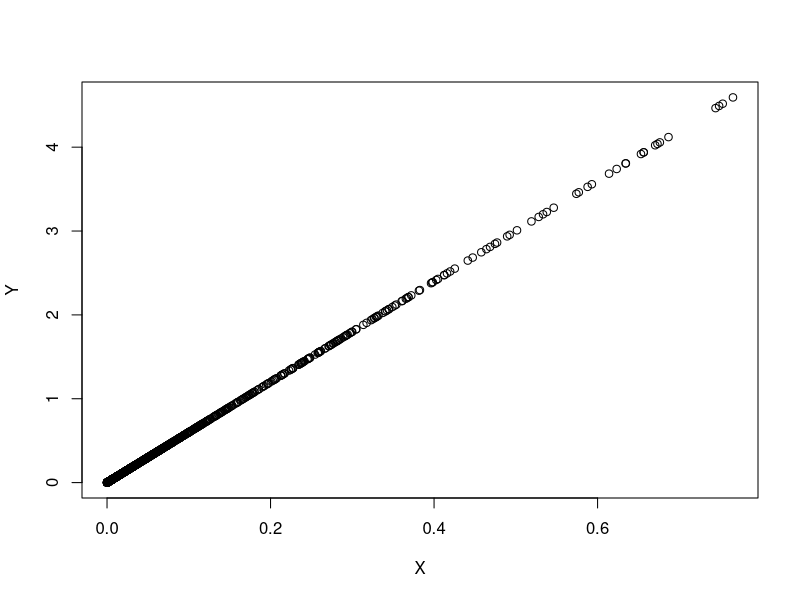

The R script that drew this image:
### chapter 10 Exercise 7 a correlation-based distance

set.seed(0)
# Scale each observation (not the features):
# 
USA_scaled = t(scale(t(USArrests)))

# The correlation of each sample with the other samples:
# 
Rij = cor(t(USA_scaled)) # -1 <= Rij <= +1 
OneMinusRij = 1 - Rij # 0 <= 1-Rij <= +2 
X = OneMinusRij[lower.tri(OneMinusRij)]

D = as.matrix( dist( USA_scaled )^2 )
Y = D[lower.tri(D)]

plot( X, Y )

summary( X/Y )